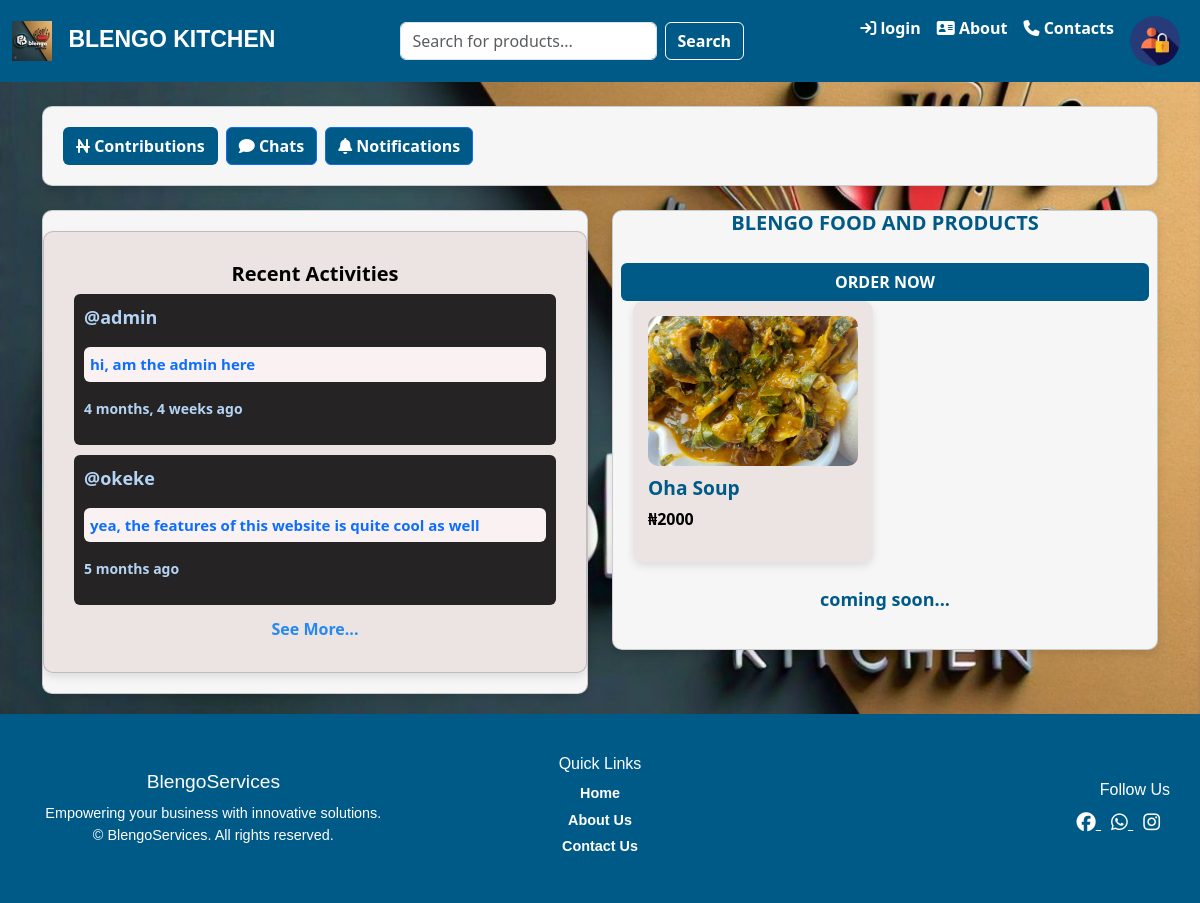
The app's page /, older data.
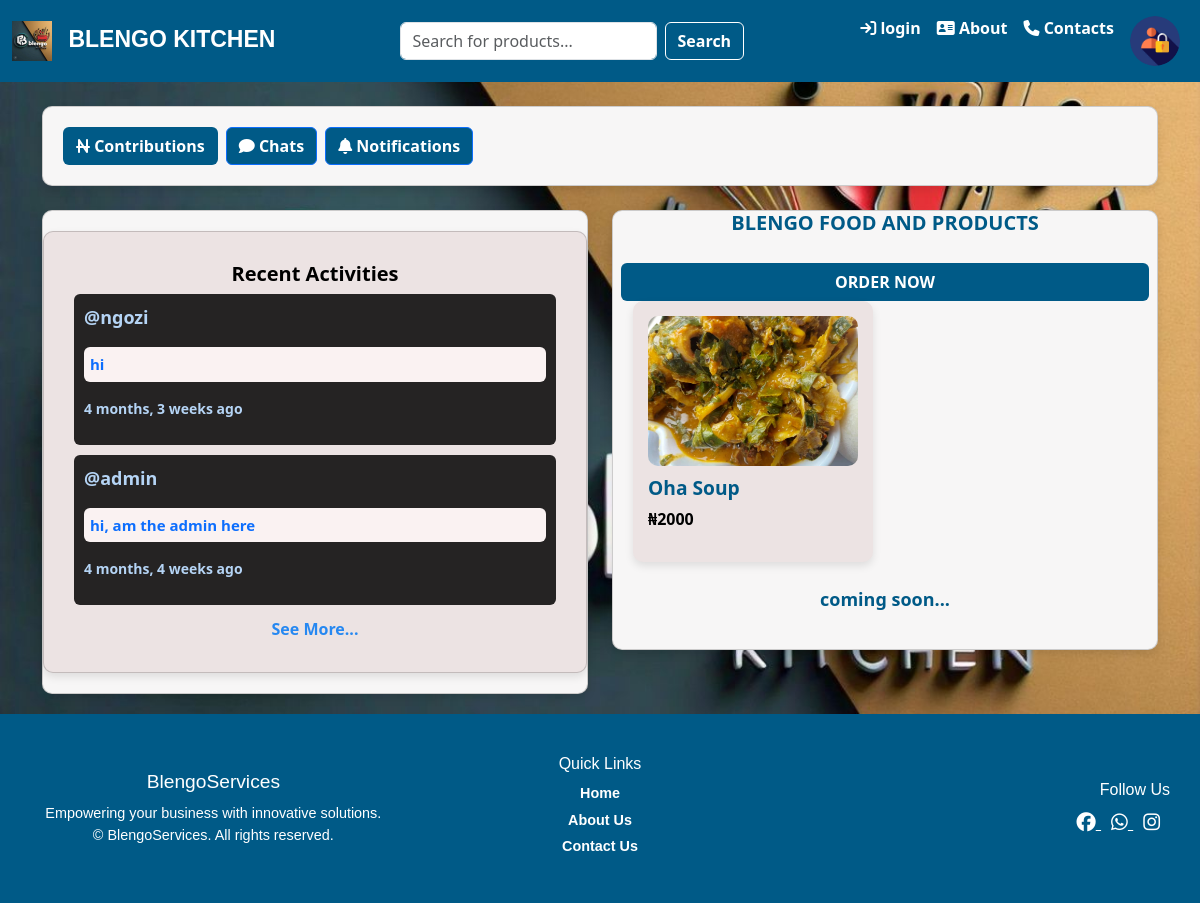
The same page, newer data.
### base/models.py (models this page shows, shortened)
class Chat(models.Model):
    user = models.ForeignKey(User,on_delete=models.SET_NULL,null=True)
    texts = models.CharField(max_length=1000000)
    created_at = models.DateTimeField(auto_now=True)

class Product(models.Model):
    productimage = models.ImageField(upload_to='product_images')
    productname = models.CharField(max_length=1000000)
    productprice = models.CharField(max_length=1000000)
    productdescription = models.CharField(max_length=1000000,null=True)
    created_at = models.DateTimeField(auto_now=True)

### base/views.py (the view, shortened to what this page needs)
# urls.py: path('',views.home,name='home'),
def home(request):
    q = request.GET.get('q') if request.GET.get('q') != None else ''
    products = Product.objects.filter(Q(productname__icontains=q) | Q(productdescription__icontains=q))
    profile = Profile.objects.all()
    chats = Chat.objects.all().order_by('-id')
    user_profile = None
    if request.user.is_authenticated:
        user_profile,created = Profile.objects.get_or_create(user=request.user)
    try:
        images = Theimages.objects.latest('id')
    except Theimages.DoesNotExist:
        images = None
    return render(request, 'home.html', {'profile': profile, 'user_profile': user_profile, 'chats': chats, 'products': products,'images':images})

### base/context_processors.py (called while the page is built)
def user_profile(request):
    if request.user.is_authenticated:
        try:
            profile = Profile.objects.get(user=request.user)
        except Profile.DoesNotExist:
            profile = None
    else:
        profile = None
    return {'user_profile': profile}

### template/home.html (shortened to what this page needs)
{% load static %}
<!doctype html>
<html lang="en">
<head>
  <link href="https://cdn.jsdelivr.net/npm/bootstrap@5.3.3/dist/css/bootstrap.min.css" rel="stylesheet">
  <link rel="stylesheet" href="https://cdnjs.cloudflare.com/ajax/libs/font-awesome/6.6.0/css/all.min.css" />
</head>
<body>
  {% block content %}
  {% include 'nav-bar.html' %}
  <div class="container mt-4">
    <div style="margin-top: 10px;" class="card">
      <div class="card-body d-flex align-items-center justify-content-between">
        <div class="d-flex gap-2">
          <a style="background-color: #005a87;color: white;" href="months" class="btn "><i class="fa-solid fa-naira-sign"></i> Contributions</a>
          <a style="background-color: #005a87;color: white" href="chat" class="btn btn-primary"><i class="fa-sharp fa-solid fa-comment"></i> Chats</a>
          <a style="background-color: #005a87;color: white" href="{% url 'notifications' %}" class="btn btn-primary"><i class="fa-sharp fa-solid fa-bell"></i> Notifications</a>
        </div>
      </div>
    </div>
  </div>
  <div class="container mt-4">
    <div class="row">
      <div class="col-md-6">
        <div class="card">
          <div class="card recent-activities">
            <div class="card-body">
              <h5 style="font-weight: bold; text-align: center;" class="card-title">Recent Activities</h5>
              {% for chat in chats|slice:":2" %}
                <div class="chat-box">
                  <p style="color: #b5d4f5;">@{{ chat.user }}</p>
                  <a style="text-decoration: none;" href="{% url 'chat' %}">
                    <p style="background-color: #faf2f2; border-radius: 6px; padding: 6px; font-size: 15px;">{{ chat.texts }}</p>
                  </a>
                  <p style="color: #b5d4f5; font-size: 14px;">{{ chat.created_at|timesince }} ago</p>
                </div>
              {% empty %}
                <p>No messages yet.</p>
              {% endfor %}
              <div class="see-more">
                <a href="{% url 'chat' %}">See More...</a>
              </div>
            </div>
          </div>
        </div>
      </div>
      <div class="col-md-6">
        <div class="card">
          <h1 style="text-align: center;font-size: 20px;font-weight: bold; color: #005a87;">BLENGO FOOD AND PRODUCTS</h1>
          <div class="card-body">
            <div class="row">
              <a href="{% url 'order' %}" style="background-color: #005a87;color: white;" class="btn"> ORDER NOW</a>
              {% for product in products %}
              <div class="col-md-6 mb-4">
                <a style="text-decoration: none;" href="{% url 'perproduct' product.id %}">
                  <div class="product-card">
                    <div class="product">
                      {% if product.productimage %}
                      <img src="{{product.productimage.url}}" alt="{{product.productname}}"/>
                      {% endif %}
                      <h2 style="color: #005a87">{{product.productname}}</h2>
                      <p>₦{{product.productprice}}</p>
                    </div>
                  </div>
                </a>
              </div>
              {% endfor %}
            </div>
            <p style="color: #005a87;text-align: center;">coming soon...</p>
          </div>
        </div>
      </div>
    </div>
  </div>
 {% include 'footer.html' %}
  {% endblock %}
</body>
</html>

Row changes from the older to the newer data that the page shows:
no longer on this page (row unchanged): Chat: user "okeke", texts "yea, the features of this website is quite cool as well", created_at "5 months"
added Chat: user "ngozi", texts "hi", created_at "4 months, 3 weeks"
